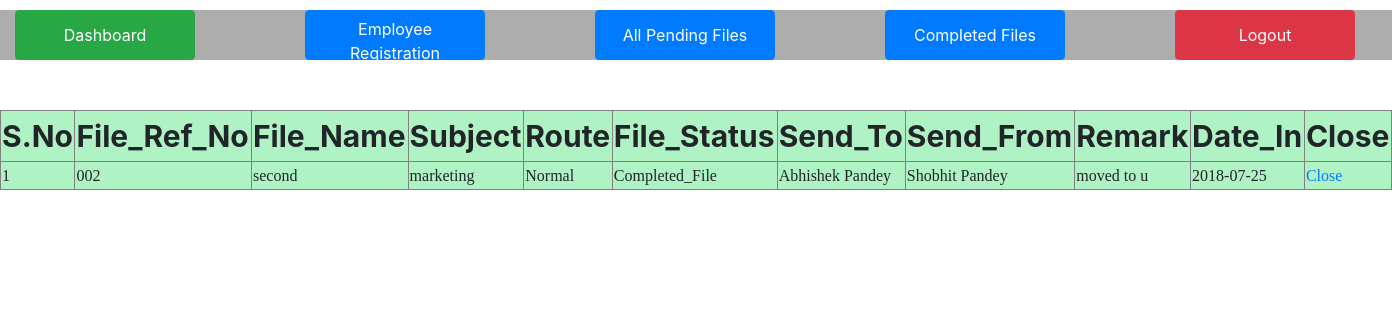
The page /completedfiles.php (signed in) on the database its author committed.
### tables this page shows
CREATE TABLE IF NOT EXISTS `tbl_transfer` (
  `transfer_id` int(11) NOT NULL AUTO_INCREMENT,
  `initiate_id` int(11) NOT NULL,
  `file_reference_no` varchar(30) NOT NULL,
  `file_name` varchar(30) NOT NULL,
  `subject` varchar(30) NOT NULL,
  `route` varchar(30) NOT NULL,
  `file_status` varchar(30) NOT NULL,
  `send_to` int(11) NOT NULL,
  `send_from` int(11) NOT NULL,
  `remark` varchar(120) NOT NULL,
  `date_in` varchar(10) NOT NULL,
  PRIMARY KEY (`transfer_id`)
);

CREATE TABLE IF NOT EXISTS `tbl_employee` (
  `emp_id` int(11) NOT NULL AUTO_INCREMENT,
  `name` varchar(60) NOT NULL,
  `fname` varchar(60) NOT NULL,
  `gender` varchar(6) NOT NULL,
  `email` varchar(30) NOT NULL,
  `password` varchar(42) NOT NULL,
  `mobile` varchar(13) NOT NULL,
  `dob` varchar(10) NOT NULL,
  `address` varchar(100) NOT NULL,
  `department` varchar(20) NOT NULL,
  `dor` varchar(20) NOT NULL,
  PRIMARY KEY (`emp_id`)
);

### completedfiles.php (the view, shortened to what this page needs)
<?php
$query="select * from tbl_transfer where file_status='Completed_File'";
$res=mysql_query($query);
$email=$_SESSION['user'];
   $query4="select * from tbl_admin where email='$email'";
   $res4=mysql_query($query4);
	if($row4=mysql_fetch_array($res4,MYSQL_BOTH))
    {
	$eid4=$row4['email'];
	if($email==$eid4)
	{
		include("header2.php");
	}}
	else
	{include("header.php");
	}
?>
<html>
<head>
</head>
<body>
<table id="tb1" border="1" align="center">
<tr style="font-size:30px">
	<th>S.No</th>
	<th>File_Ref_No</th>
	<th>File_Name</th>
	<th>Subject</th>
	<th>Route</th>
	<th>File_Status</th>
	<th>Send_To</th>
	<th>Send_From</th>
	<th>Remark</th>
	<th>Date_In</th>
	<th><?php
	 $query5="select * from tbl_admin where email='$email'";
   $res5=mysql_query($query5);
	if($row5=mysql_fetch_array($res5,MYSQL_BOTH))
    {
	$eid5=$row5['email'];
	if($email==$eid5)
	{
		?>Close
	<?php
	}}
	else
	{
	}
	?></th>
</tr>
<?php
$i=1;
while($row=mysql_fetch_array($res,MYSQL_BOTH))
{
?>
<tr style="font-family:verdana">
	<td><?php echo $i;?></td>
	<td><?php echo $row['file_reference_no'];?></td>
	<td><?php echo $row['file_name'];?></td>
	<td><?php echo $row['subject'];?></td>
	<td><?php echo $row['route'];?></td>
	<td><?php echo $row['file_status'];?></td>
	<?php $eid=$row['send_to'];
	$query2="select * from tbl_employee where emp_id='$eid'";
	$res2=mysql_query($query2);
	if($row2=mysql_fetch_array($res2,MYSQL_BOTH))
	{
		$ename=$row2['name'];
	}
	?>
	<td><?php echo $ename;?></td>
	<?php $eid2=$row['send_from'];
	$query3="select * from tbl_employee where emp_id='$eid2'";
	$res3=mysql_query($query3);
	if($row3=mysql_fetch_array($res3,MYSQL_BOTH))
	{
		$ename2=$row3['name'];
	}
	?><td><?php echo $ename2;?></td>
	<td><?php echo $row['remark'];?></td>
	<td><?php echo $row['date_in'];?></td>
	<td><?php
	 $query5="select * from tbl_admin where email='$email'";
   $res5=mysql_query($query5);
	if($row5=mysql_fetch_array($res5,MYSQL_BOTH))
    {
	$eid5=$row5['email'];
	if($email==$eid5)
	{
		?><a href="close.php?id=<?php echo $row['initiate_id'];?>">Close</a>
	<?php
	}}
	else
	{
	}
	?></td>
</tr>
<?php
$i++;
}
?>
</table>
</body>
</html>

### header2.php (style rules this page uses)
body { background-size:100%; background-repeat:no repeat; background-image:url("images/greenbg2.jpg"); }

### completedfiles.php (style rules this page uses)
body { background-image:url("images/green4.jpg"); background-repeat:no repeat; background-size:1600px 800px; }
#tb1 { margin-top:50px; height:80px; width:100%; background-color:rgba(155, 241, 182,0.8 ) ; }

### rows shown on the page
tbl_transfer: file_reference_no "002", file_name "second", subject "marketing", route "Normal", file_status "Completed_File", tbl_employee.name "Abhishek Pandey", tbl_employee.name "Shobhit Pandey", remark "moved to u", date_in "2018-07-25"
